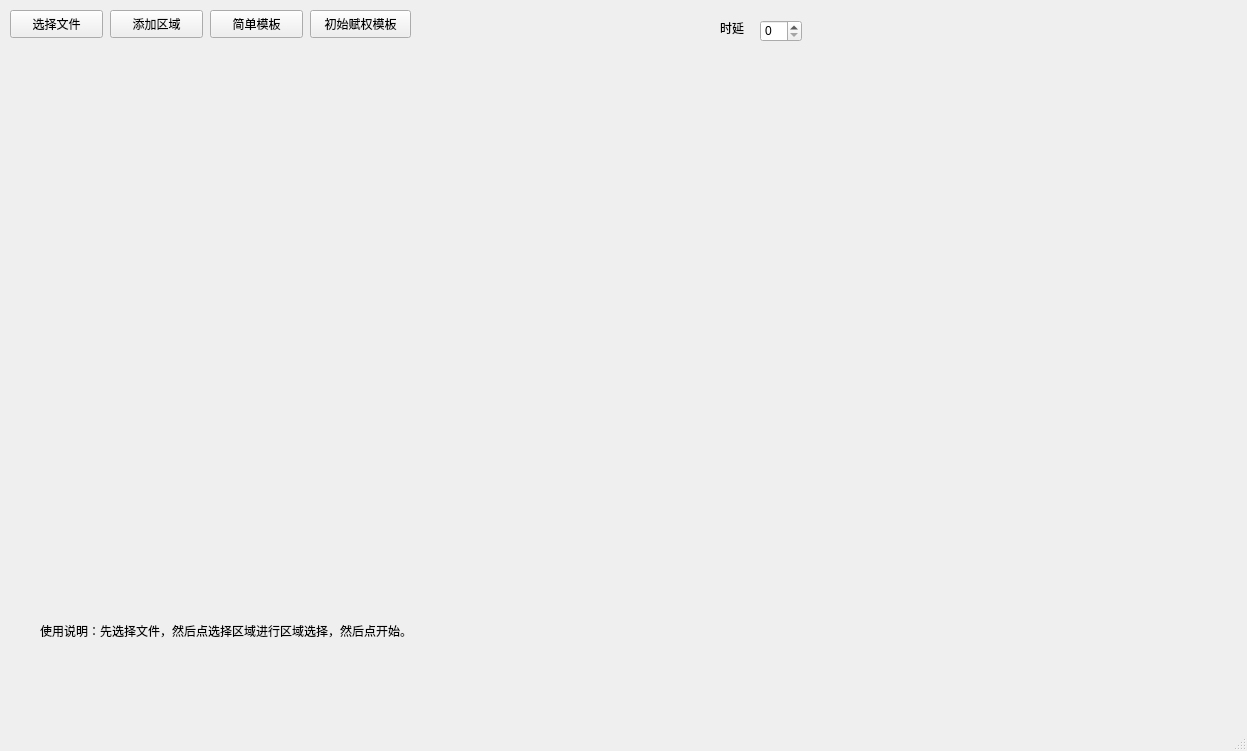
<?xml version="1.0" encoding="UTF-8"?>
<ui version="4.0">
 <class>MainWindow</class>
 <widget class="QMainWindow" name="MainWindow">
  <property name="geometry">
   <rect>
    <x>0</x>
    <y>0</y>
    <width>1247</width>
    <height>751</height>
   </rect>
  </property>
  <property name="windowTitle">
   <string>基于蒙卡特罗的模板匹配追踪方法</string>
  </property>
  <widget class="QWidget" name="centralwidget">
   <widget class="QPushButton" name="pushButton_file">
    <property name="geometry">
     <rect>
      <x>10</x>
      <y>10</y>
      <width>93</width>
      <height>28</height>
     </rect>
    </property>
    <property name="text">
     <string>选择文件</string>
    </property>
   </widget>
   <widget class="ImgLabel" name="label">
    <property name="geometry">
     <rect>
      <x>110</x>
      <y>60</y>
      <width>1111</width>
      <height>591</height>
     </rect>
    </property>
    <property name="text">
     <string/>
    </property>
    <property name="alignment">
     <set>Qt::AlignLeading|Qt::AlignLeft|Qt::AlignTop</set>
    </property>
   </widget>
   <widget class="QPushButton" name="pushButton_zone">
    <property name="geometry">
     <rect>
      <x>110</x>
      <y>10</y>
      <width>93</width>
      <height>28</height>
     </rect>
    </property>
    <property name="text">
     <string>添加区域</string>
    </property>
   </widget>
   <widget class="QPushButton" name="pushButton_start">
    <property name="geometry">
     <rect>
      <x>210</x>
      <y>10</y>
      <width>93</width>
      <height>28</height>
     </rect>
    </property>
    <property name="text">
     <string>简单模板</string>
    </property>
   </widget>
   <widget class="QLabel" name="label_2">
    <property name="geometry">
     <rect>
      <x>40</x>
      <y>580</y>
      <width>471</width>
      <height>101</height>
     </rect>
    </property>
    <property name="text">
     <string>使用说明：先选择文件，然后点选择区域进行区域选择，然后点开始。</string>
    </property>
   </widget>
   <widget class="QPushButton" name="pushButton">
    <property name="geometry">
     <rect>
      <x>310</x>
      <y>10</y>
      <width>101</width>
      <height>28</height>
     </rect>
    </property>
    <property name="text">
     <string>初始赋权模板</string>
    </property>
   </widget>
   <widget class="QSpinBox" name="spinBox">
    <property name="geometry">
     <rect>
      <x>760</x>
      <y>20</y>
      <width>42</width>
      <height>22</height>
     </rect>
    </property>
    <property name="maximum">
     <number>200</number>
    </property>
   </widget>
   <widget class="QLabel" name="label_3">
    <property name="geometry">
     <rect>
      <x>720</x>
      <y>20</y>
      <width>72</width>
      <height>15</height>
     </rect>
    </property>
    <property name="text">
     <string>时延</string>
    </property>
   </widget>
  </widget>
  <widget class="QMenuBar" name="menubar">
   <property name="geometry">
    <rect>
     <x>0</x>
     <y>0</y>
     <width>1247</width>
     <height>26</height>
    </rect>
   </property>
  </widget>
  <widget class="QStatusBar" name="statusbar"/>
 </widget>
 <customwidgets>
  <customwidget>
   <class>ImgLabel</class>
   <extends>QLabel</extends>
   <header>imglabel.h</header>
  </customwidget>
 </customwidgets>
 <resources/>
 <connections/>
</ui>
